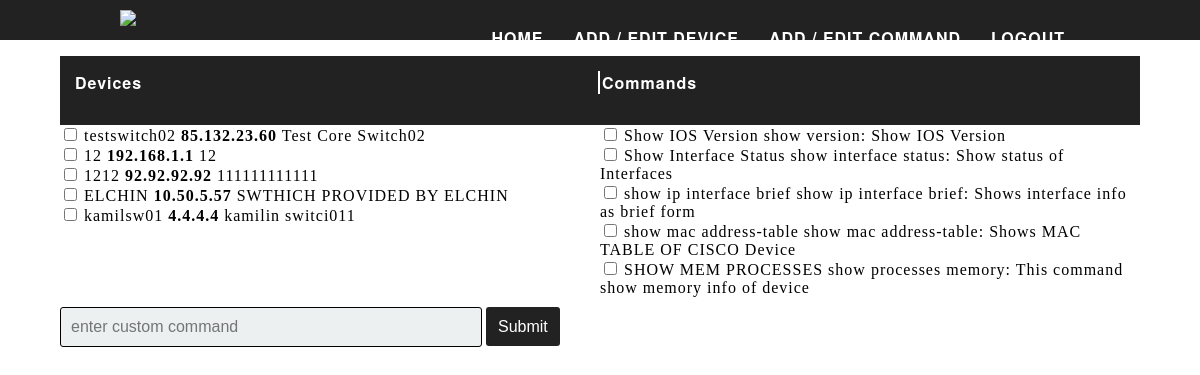
/main (signed in), run on an earlier commit of the app's database.
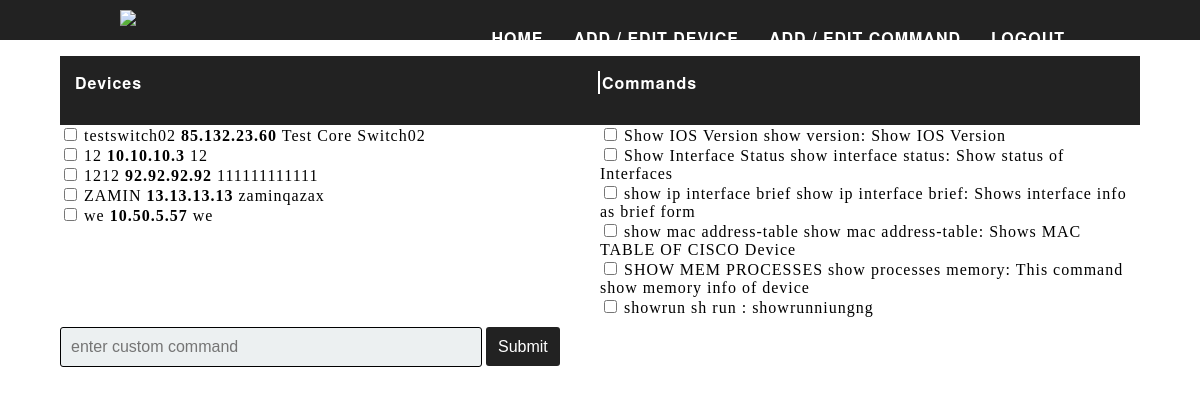
And on a later commit of the database.
### models.py (models this page shows, shortened)
class Device(db.Model):
    id = db.Column(db.Integer, primary_key=True)
    ip = db.Column(db.String(20), unique=True)
    name = db.Column(db.String(200), unique=True)
    desc = db.Column(db.String(300), unique=True)

class Command(db.Model):
    id = db.Column(db.Integer, primary_key=True)
    command = db.Column(db.String(80), unique=True)
    name = db.Column(db.String(80), unique=True)
    desc = db.Column(db.String(300), unique=True)

### server.py (the view)
@app.route('/main')
def main():
    if 'username' not in session:
        return redirect(url_for('login'))
    def chunks(l, n):
        for i in range(0, len(l), n):
            yield l[i:i+n]
    desc=[]
    name=[]
    command = []
    global commands
    desc, name, command, commands = [], [], [], []
    commands_query = Command.query.all()
    for i in commands_query:
        command.append(i.command)
    for i in commands_query:
        name.append(i.name)
    for i in commands_query:
        desc.append(i.desc)
    w =[j for i in zip(command,name,desc) for j in i]
    for i in list(chunks(w, 3)):
        commands.append(i)
    global devices
    name,desc,ip,devices = [],[],[],[]
    dev_query = Device.query.all()
    for i in dev_query:
        ip.append(i.ip)
    for i in dev_query:
        name.append(i.name)
    for i in dev_query:
        desc.append(i.desc)
    x =[j for i in zip(ip,name,desc) for j in i]
    for i in list(chunks(x, 3)):
        devices.append(i)
    return render_template('main.html', commands = commands, devices=devices)

### templates/main.html (shortened to what this page needs)
<!DOCTYPE html>
<html>
<head>
    <link rel="stylesheet" type="text/css" href="{{ url_for('static',filename='styles/main-page.css') }}">
</head>
<body>
<nav>
    <div>
        <img class="cisco"
             src="https://upload.wikimedia.org/wikipedia/commons/thumb/6/64/Cisco_logo.svg/1280px-Cisco_logo.svg.png"/>
        <ul>
            <li><a class="add" href='/main'>Home</a></li>
            <li><a class="add" href='/addnewdevice'>Add / Edit Device</a></li>
            <li><a class="add" href='/addnewcommand'>Add / Edit Command</a></li>
            <li><a class="add" href='/logout'>Logout</a></li>
        </ul>
    </div>
</nav>
<section>
    <div class="navbar-command-device clr">
        <ul class="clr">
            <li>Devices</li>
            <li>Commands</li>
        </ul>
    </div>
    <div class="list-command-device">
        <form action="/ciscoconnect" method='POST' accept-charset="UTF-8">
            <div class="clr">
                <div class="command-list">
                    {% for i in devices %}
                    <div>
                        <input type="checkbox" id="{{loop.index}}{{ i[1] }}" name="{{ i[1] }}" value="{{ i[0] }}">
                        <label for="{{loop.index}}{{ i[1] }}">{{ i[1] }} <b>{{ i[0] }}</b> {{ i[2] }}</label>
                    </div>
                    {% endfor %}
                </div>
                <div class="device-list">
                    {% for i in commands %}
                    <div>
                        <input type="checkbox" name="{{ i[1] }}" id="{{loop.index}}{{ i[1] }}" value="{{ i[0] }}">
                        <label for="{{loop.index}}{{ i[1] }}">{{ i[1] }} {{ i[0] }}: {{ i[2] }}</label>
                    </div>
                    {% endfor %}
                </div>
            </div>
            <div class="add-command">
                <div>
                    <input class="input" type="text" name="customcommand" style="width: 400px;" placeholder="enter custom command">
                    <input type="submit" value="Submit" class="btn">
                </div>
            </div>
        </form>
    </div>
</section>
</body>
</html>

### static/styles/main-page.css (style rules this page uses)
html,body { padding: 0; margin: 0; }
nav { padding: 10px 0; background-color: #222; }
nav>div { display: block; width: 80%; margin: 0 auto; }
nav>div>img { width: 5%; }
nav ul { list-style-type: none; display: inline-block; float: right; }
nav ul li { float: left; position: relative; display: block; }
nav li>a { position: relative; display: block; padding: 0 15px; font-weight: bold; text-transform: uppercase; font-family: Montserrat,"Helvetica Neue",Helvetica,Arial,sans-serif; letter-spacing: 1px; color: #fff; }
nav a { text-decoration: none; color: #fff; }
.clr:after { clear: both; content: ""; display: block; }
.navbar-command-device { width: 90%; background: #222222; display: block; margin: auto; }
.navbar-command-device>ul { list-style-type: none; padding: 15px; }
.navbar-command-device li { position: relative; font-weight: bold; font-family: Montserrat,"Helvetica Neue",Helvetica,Arial,sans-serif; letter-spacing: 1px; color: #fff; }
.navbar-command-device li:first-child { float: left; width: calc(50% - 2px); border-right: 2px solid white; }
.navbar-command-device li:last-child { float: right; width: 50%; width: calc(50% - 2px); margin-left: 2px; }
.list-command-device { width: 90%; display: block; margin: auto; }
.device-list { float: right; display: inline-block; width: 50%; }
.command-list { float: left; display: inline-block; width: 50% }
.add-command { display: block; }
.input { background-color: #ECF0F1; border: 1px solid black; padding: 10px; border-radius: 3px; font-size: 16px; font-weight: 200; width: 80%; }
.btn { border: 2px solid transparent; background: #222222; color: #ffffff; font-size: 16px; line-height: 25px; padding: 5px 10px; text-decoration: none; text-shadow: none; border-radius: 3px; box-shadow: none; transition: 0.25s; margin-top: 10px; }
label { letter-spacing: 1px; font-size: 1em; }

What changed in the data, as far as the page shows it:
removed Device: name "ELCHIN", ip "10.50.5.57", desc "SWTHICH PROVIDED BY ELCHIN"
removed Device: name "kamilsw01", ip "4.4.4.4", desc "kamilin switci011"
changed Device (number 2 of 5 on the later page): ip "192.168.1.1" → "10.10.10.3"
added Device: name "ZAMIN", ip "13.13.13.13", desc "zaminqazax"
added Device: name "we", ip "10.50.5.57", desc "we"
added Command: name "showrun", command "sh run", desc "showrunniungng"
